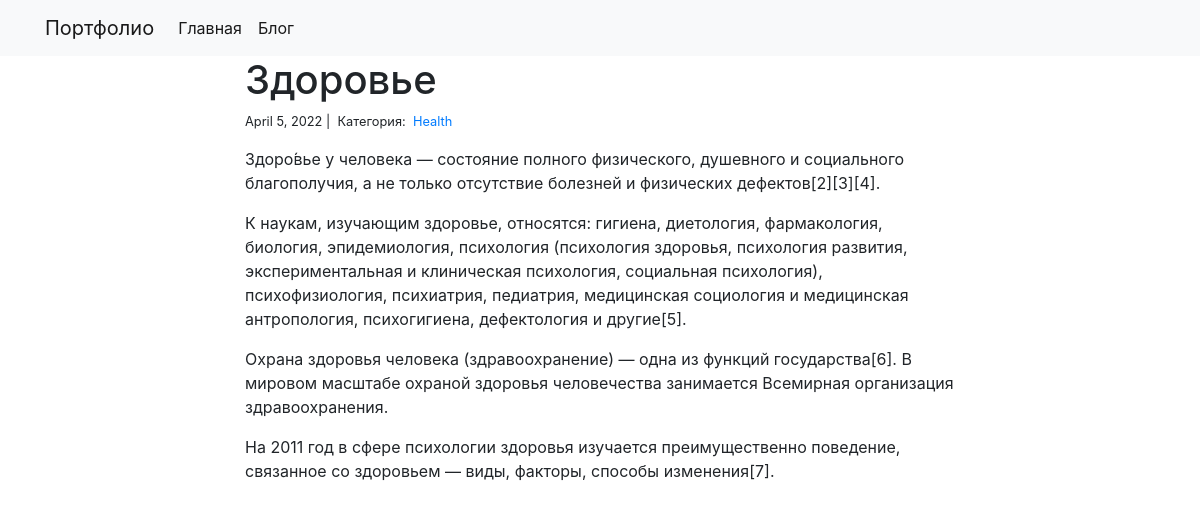
The app's page /blog/2/ with its own data.
### blog/models.py (models this page shows)
class Post(models.Model):
    title = models.CharField(max_length=250)
    body = models.TextField()
    created_on = models.DateTimeField(auto_now_add=True)
    last_modified = models.DateTimeField(auto_now=True)
    categories = models.ManyToManyField('Category', related_name='posts')

class Category(models.Model):
    name = models.CharField(max_length=30)

### blog/views.py (the view)
# urls.py: path("<int:pk>/", views.blog_detail, name="blog_detail"),
def blog_detail(request, pk):
    post = Post.objects.get(pk=pk)
    comments = Comment.objects.filter(post=post)
    context = {
        "post": post,
        "comments":comments,
    }
    return render(request, "blog_details.html", context)

### blog/templates/blog_details.html
{% extends "base.html" %}
{% block page_content %}
<div class="col-md-8 offset-md-2">
    <h1>{{ post.title }}</h1>
    <small>
        {{ post.created_on.date }} |&nbsp;
        Категория:&nbsp;
        {% for category in post.categories.all %}
        <a href="">
            {{ category.name }}
        </a>&nbsp;
        {% endfor %}
    </small>
    <p>{{ post.body | linebreaks }}</p>
</div>
{% endblock %}

### Viktor_2022/templates/base.html (shortened to what this page needs)
<link rel="stylesheet" href="https://stackpath.bootstrapcdn.com/bootstrap/4.1.3/css/bootstrap.min.css">
<nav class="navbar navbar-expand-lg navbar-light bg-light">
    <div class="container">
        <a class="navbar-brand" href="{% url 'project_index' %}">Портфолио</a>
        <div class="collapse navbar-collapse" id="navbarSupportedContent">
          <ul class="navbar-nav mr-auto">
            <li class="nav-item active">
              <a class="nav-link" href="{% url 'project_index' %}">Главная</a>
            </li>
            <li class="nav-item active">
                <a class="nav-link" href="{% url 'blog_index' %}">Блог</a>
            </li>
          </ul>
        </div>
    </div>
</nav>
<div class="container">
    {% block page_content %}{% endblock %}
</div>

### records on screen
Post: title "Здоровье", created_on "April 5, 2022", body "Здоро́вье у человека — состояние полного физического, душевного и социального благополучия, а не только отсутствие болезней и физических дефектов[2][3][4]. К наукам, изучающим здоровье, относятся: гигиена, диетология, фармакология, биология, эпидемиология, психология (психология здоровья, психология развития, экспериментальная и клиническая психология, социальная психология), психофизиология, психиатрия, педиатрия, медицинская социология и медицинская антропология, психогигиена, дефектология и другие[5]. Охрана здоровья человека (здравоохранение) — одна из функций государства[6]. В мировом масштабе охраной здоровья человечества занимается Всемирная организация здравоохранения. На 2011 год в…"
Category: name "Health"
